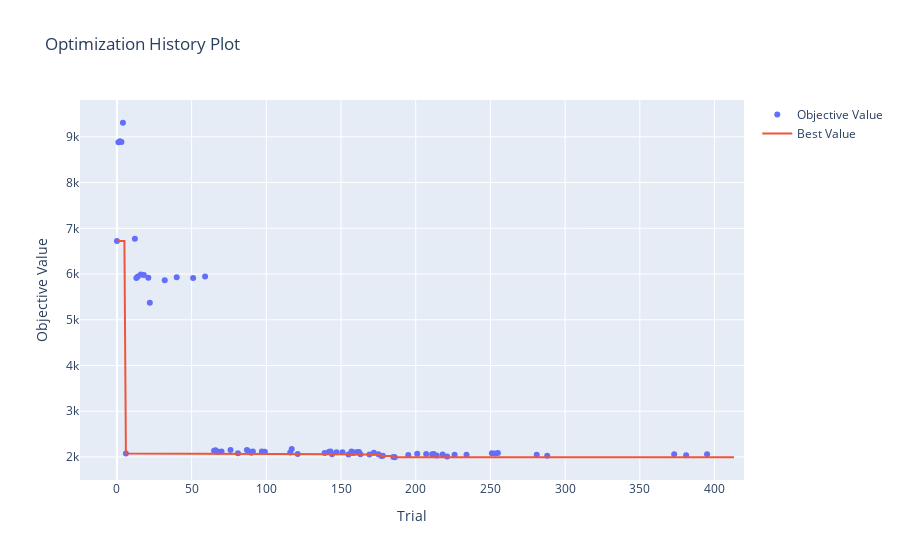

Notebook cell for this chart:
### Markdown cell above
Esta parte de hará respecto al último entrenamiento realizado

### Code cell
# Parte 1
import optuna.visualization as vis

fig = vis.plot_optimization_history(study)
fig.show()

### Figure 1 — Plotly figure (JSON) as saved in the notebook; plotly's stock layout.template omitted (floating-point values rounded to 4 significant figures; data arrays with more than 128 entries replaced by an {"elided": "..."} marker saying what was removed)
{"data": [{"mode": "markers", "name": "Objective Value", "type": "scatter", "x": [0, 1, 2, 3, 4, 6, 12, 13, 14, 16, 18, 21, 22, 32, 40, 51, 59, 65, 66, 67, 68, 70, 76, 81, 87, 88, 90, 91, 97, 99, 116, 117, 121, 139, 142, 143, 144, 147, 151, 155, 157, 158, 159, 161, 162, 163, 169, 172, 175, 177, 178, 185, 186, 195, 201, 207, 211, 212, 214, 218, 221, 226, 234, 251, 253, 255, 281, 288, 373, 381, 395], "y": [6725.0, 8884.0, 8902.0, 8885.0, 9309.0, 2077.0, 6772.0, 5913.0, 5944.0, 5989.0, 5978.0, 5917.0, 5370.0, 5862.0, 5928.0, 5916.0, 5943.0, 2135.0, 2144.0, 2120.0, 2110.0, 2116.0, 2149.0, 2080.0, 2152.0, 2126.0, 2093.0, 2119.0, 2120.0, 2115.0, 2096.0, 2172.0, 2062.0, 2086.0, 2113.0, 2117.0, 2061.0, 2103.0, 2103.0, 2052.0, 2119.0, 2087.0, 2099.0, 2106.0, 2108.0, 2057.0, 2055.0, 2092.0, 2057.0, 2018.0, 2024.0, 2000.0, 1993.0, 2041.0, 2070.0, 2062.0, 2058.0, 2064.0, 2028.0, 2053.0, 2008.0, 2049.0, 2046.0, 2080.0, 2074.0, 2086.0, 2046.0, 2028.0, 2058.0, 2039.0, 2057.0]}, {"mode": "lines", "name": "Best Value", "type": "scatter", "x": {"elided": "414 int values"}, "y": {"elided": "414 float values"}}, {"marker": {"color": "#cccccc"}, "mode": "markers", "name": "Infeasible Trial", "showlegend": false, "type": "scatter", "x": [], "y": []}], "layout": {"title": {"text": "Optimization History Plot"}, "xaxis": {"title": {"text": "Trial"}}, "yaxis": {"title": {"text": "Objective Value"}}}}
